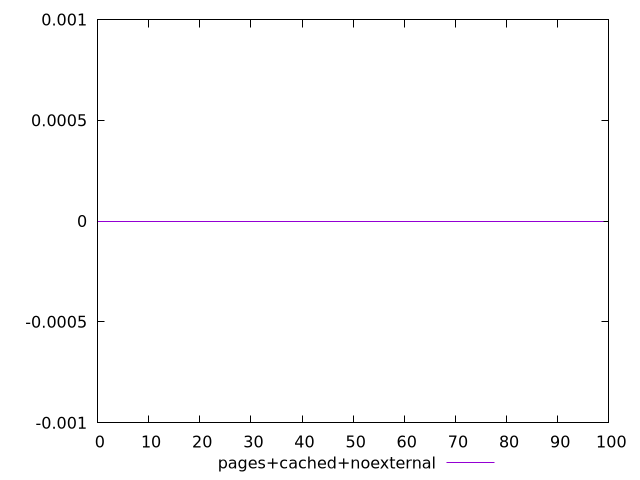

The gnuplot source for this figure:
$_pagesCachedNoexternal <<EOF
0
0
0
0
0
0
0
0
0
0
0
0
0
0
0
0
0
0
0
0
0
0
0
0
0
0
0
0
0
0
0
0
0
0
0
0
0
0
0
0
0
0
0
0
0
0
0
0
0
0
0
0
0
0
0
0
0
0
0
0
0
0
0
0
0
0
0
0
0
0
0
0
0
0
0
0
0
0
0
0
0
0
0
0
0
0
0
0
0
0
0
0
0
0
0
0
0
0
0
0
EOF
set key outside below
set terminal pngcairo
set output "report_00006_2020-11-02T20-21-41.718Z/uses-webp-images/pages+cached+noexternal//score.png"
set yrange [-0.001:0.001]
plot $_pagesCachedNoexternal title "pages+cached+noexternal" with line ,
